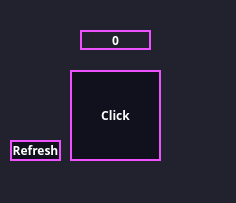
<?xml version="1.0" encoding="UTF-8"?>
<ui version="4.0">
 <class>MainWindow</class>
 <widget class="QMainWindow" name="MainWindow">
  <property name="geometry">
   <rect>
    <x>0</x>
    <y>0</y>
    <width>236</width>
    <height>203</height>
   </rect>
  </property>
  <property name="windowTitle">
   <string>MainWindow</string>
  </property>
  <property name="styleSheet">
   <string notr="true">background-color: #22222e</string>
  </property>
  <widget class="QWidget" name="centralwidget">
   <widget class="QPushButton" name="clickB">
    <property name="geometry">
     <rect>
      <x>70</x>
      <y>70</y>
      <width>91</width>
      <height>91</height>
     </rect>
    </property>
    <property name="font">
     <font>
      <family>Meiryo</family>
      <weight>75</weight>
      <bold>true</bold>
     </font>
    </property>
    <property name="styleSheet">
     <string notr="true">QPushButton{
	color: white;
	border: 2px solid #ee52ff;
	background-color: #11111e;
}

QPushButton:pressed{
	color: white;
	background-color: #00000e;
	border: 2px solid #94349e
}
</string>
    </property>
    <property name="text">
     <string>Click</string>
    </property>
   </widget>
   <widget class="QLabel" name="count">
    <property name="geometry">
     <rect>
      <x>80</x>
      <y>30</y>
      <width>71</width>
      <height>20</height>
     </rect>
    </property>
    <property name="font">
     <font>
      <family>Meiryo</family>
      <weight>75</weight>
      <bold>true</bold>
     </font>
    </property>
    <property name="layoutDirection">
     <enum>Qt::LeftToRight</enum>
    </property>
    <property name="styleSheet">
     <string notr="true">border: 2px solid #ee52ff;
color: white</string>
    </property>
    <property name="text">
     <string>0</string>
    </property>
    <property name="alignment">
     <set>Qt::AlignCenter</set>
    </property>
   </widget>
   <widget class="QPushButton" name="clickB_2">
    <property name="geometry">
     <rect>
      <x>10</x>
      <y>140</y>
      <width>51</width>
      <height>21</height>
     </rect>
    </property>
    <property name="font">
     <font>
      <family>Meiryo</family>
      <weight>75</weight>
      <bold>true</bold>
     </font>
    </property>
    <property name="styleSheet">
     <string notr="true">QPushButton{
	color: white;
	border: 2px solid #ee52ff;
	background-color: #11111e;
}

QPushButton:pressed{
	color: white;
	background-color: #00000e;
	border: 2px solid #94349e
}
</string>
    </property>
    <property name="text">
     <string>Refresh</string>
    </property>
   </widget>
  </widget>
  <widget class="QStatusBar" name="statusbar"/>
 </widget>
 <resources/>
 <connections/>
</ui>
